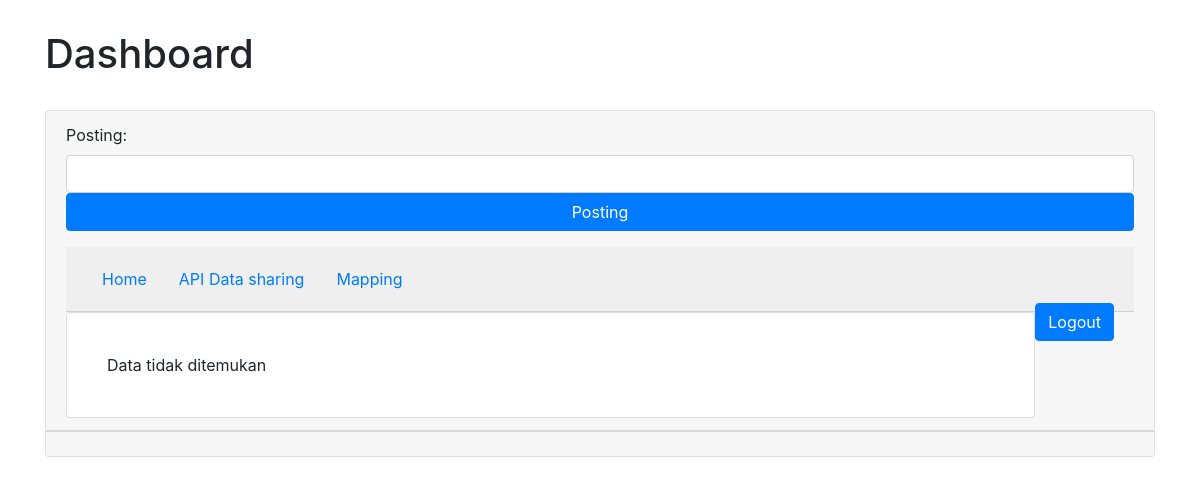
Page /dashboard/ on the earlier database version.
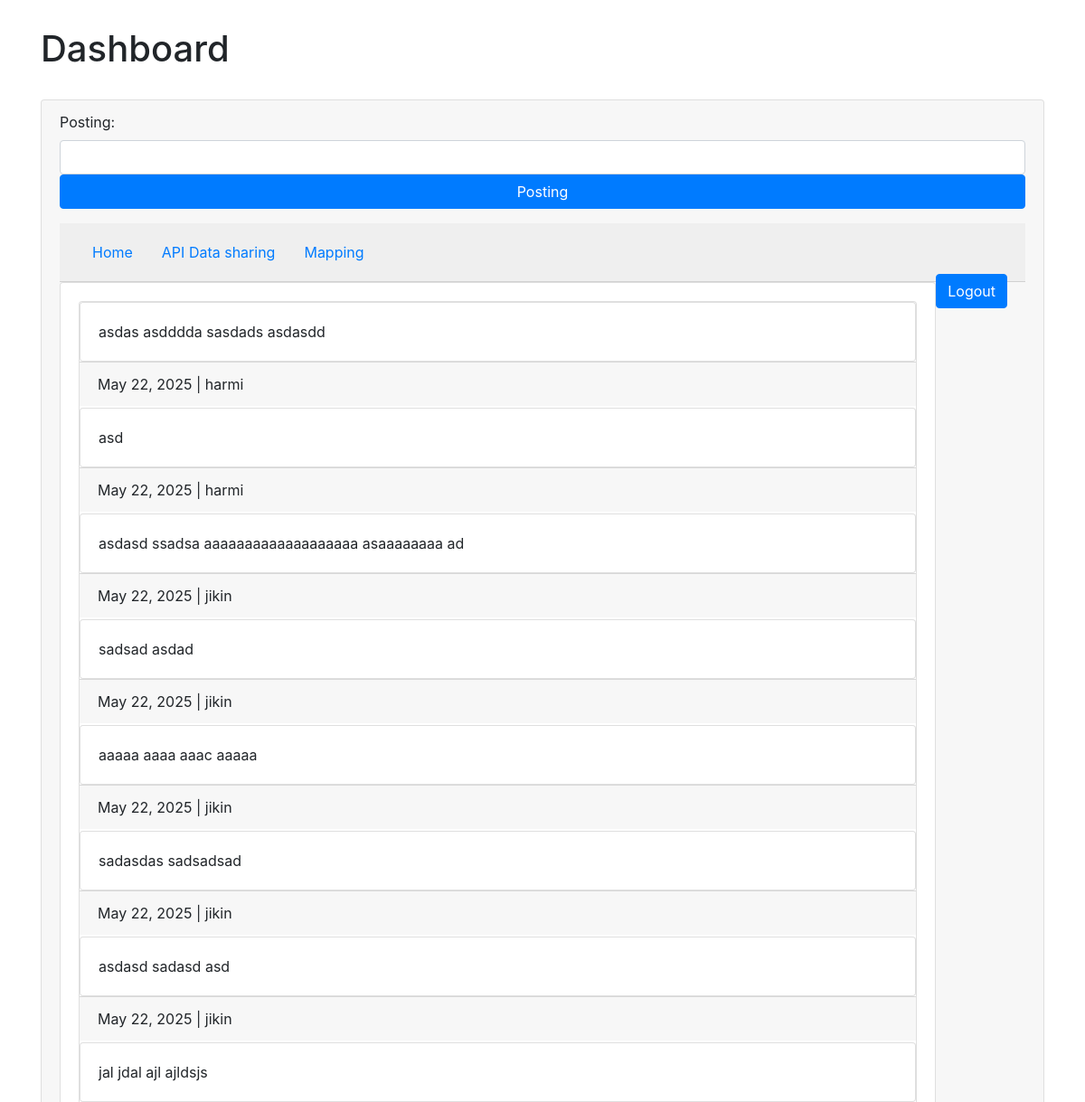
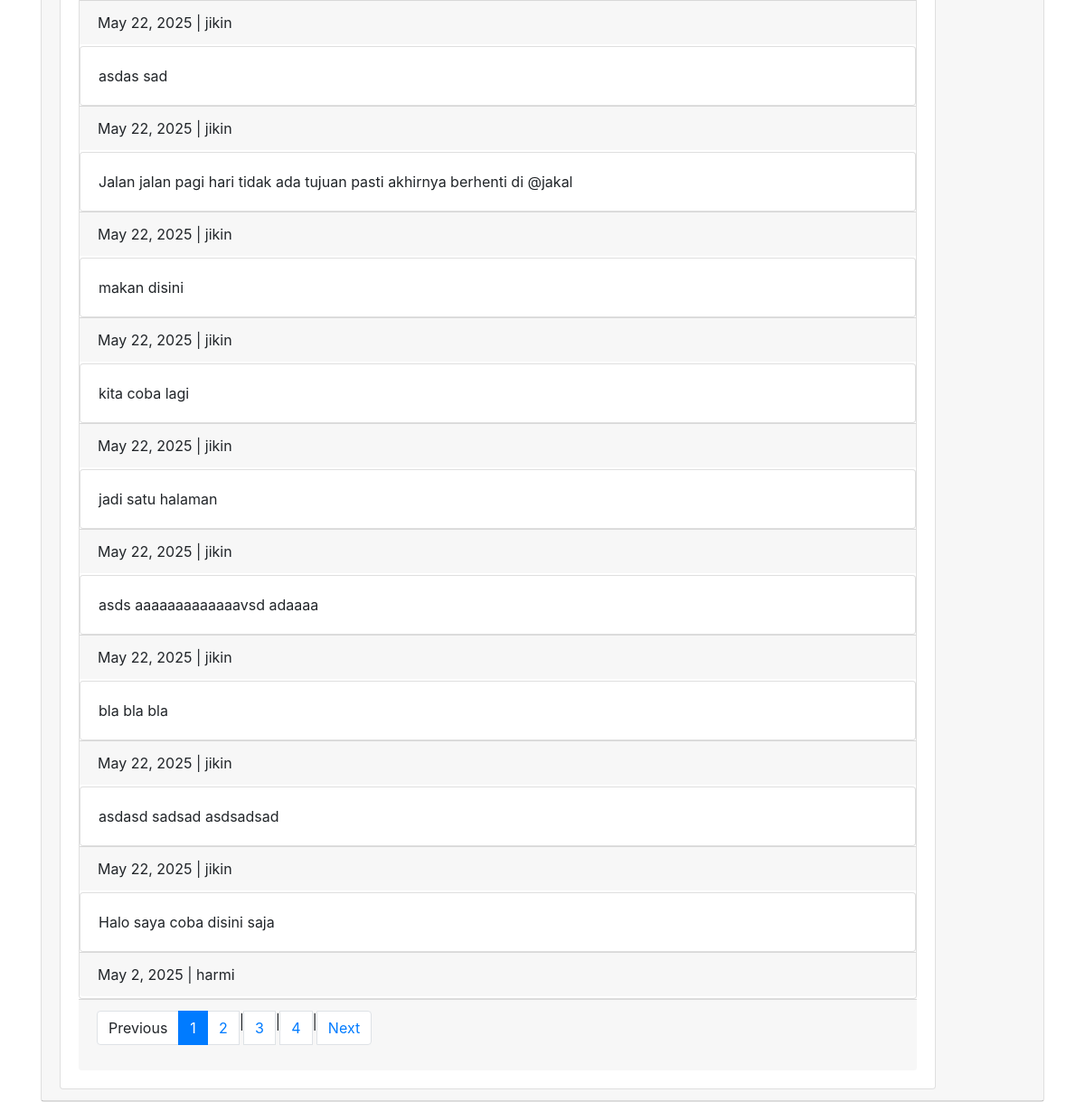
Same page on the later database version (2 pictures, top to bottom).
### dashboard/models.py (models this page shows)
class Dashboard(models.Model):
    posting = models.CharField(max_length=140)
    username = models.CharField(max_length=20)
    location = models.CharField()
    datecreate = models.DateField()
    created_at = models.DateTimeField(auto_now_add=True)
    updated_at = models.DateTimeField(auto_now=True)
    class Meta:
        db_table = "dashboard"

### dashboard/views.py (the view)
# urls.py: path('', index_view, name='index'),
def index_view(request):
    dashboards = Dashboard.objects.all().order_by('-id')
    paginator = Paginator(dashboards, 5)
    page = request.GET.get('page', 1)
    try:
        posts = paginator.page(page)
    except PageNotAnInteger:
        posts = paginator.page(1)
    except EmptyPage:
        posts = paginator.page(paginator.num_pages)
    if request.method == 'POST':
        form = DashboardForm(request.POST,initial={'username':request.user.username})
        if form.is_valid():
            new_task = DashboardForm(request.POST)
            new_task.username = request.user.username
            new_task.save()
            messages.success(request, 'Posting anda sukses.')
            return redirect('dashboard:index')
    else:
        form = DashboardForm(initial={'username':request.user.username})
    data = {
        'data': dashboards,
        'form':form,
        'post':posts
    }
    return render(request, 'dashboard/index.html', data)

### dashboard/forms.py
class DashboardForm(ModelForm):
    class Meta:
        model = Dashboard
        fields = ('posting', 'datecreate', 'location','username')
        labels = {
            'posting': _('Posting'),
            'datecreate': _('Tanggal'),
            'location': _('Lokasi')
        }
        error_messages = {
            'posting': {
                'required': _("Harus diisi!!"),
            },
        }
        widgets ={
            'posting': forms.TextInput(attrs={'class':"form-control"}),
            'username': forms.HiddenInput(),
            'location': forms.HiddenInput(attrs={"value":"@here"}),
            'datecreate':forms.HiddenInput(attrs={"value": datetime.date.today().strftime("%Y-%m-%d")})
        }

### dashboard/templates/dashboard/index.html (shortened to what this page needs)
<!doctype html>
<html lang="en">
  <head>
    <link rel="stylesheet" href="https://maxcdn.bootstrapcdn.com/bootstrap/4.0.0/css/bootstrap.min.css">
  </head>
  <body>
    <div class="container">
      <h1>Dashboard</h1>
      <br>
<div class="card">
    <div class="card-header">
         {% load widget_tweaks %}
                        <form method="post" id="postForm"class="needs-validation {% if form.errors %}was-validated{% endif %}" novalidate>
	<div class="form-row">
		<div class="col form-group">
              {{ form }}
        <button type="submit" class="btn btn-primary btn-block"> Posting  </button>
    </div>
</form>
    </div>
<div class="card-header">
            <ul class="nav">
  <li class="nav-item">
    <a class="nav-link active" href="{% url 'dashboard:home' %}">Home</a>
  </li>
  <li class="nav-item">
    <a class="nav-link" href="api">API Data sharing</a>
  </li>
  <li class="nav-item">
    <a class="nav-link" href="{%  url 'mapping:map'  %}">Mapping</a>
  </li>
</ul>
 <form action="{% url 'logout' %}" method="post">
    <button type="submit"  class="float-right btn btn-primary mt-1">Logout</button>
</form>
</div>
    <div class="card card-body">
        {% if data %}
        <div class="card">
            {% for dashboard in data %}
            <div class=" card card-body">
             {{  dashboard.posting }}<br>
        </div>
        <div class=" card-footer" style="margin-bottom: 2px;">{{ dashboard.datecreate }} | {{ dashboard.username }}</div>
         {% endfor %}
          {% else %}
          <div class="card-body">
           Data tidak ditemukan
        </div>
           </div>
          {% endif %}
    </div>
    <div class="card-footer">
  {% if post.has_other_pages %}
        <nav aria-label="Page navigation example">
  <ul class="pagination">
     {% if post.has_previous %}
    <li class="page-item"><a class="page-link" href="?page={{ post.previous_page_number }}">Previous</a></li>
    {% else %}
    <li class="page-item"><a class="page-link disabled">Previous</a></li>
       {% endif %}
           {% for i in post.paginator.page_range %}
            {% if post.number == i %}
           <li class="active page-item"><a class="page-link disabled">{{ i }}</a></li>
            {% else %}
        <li class="page-item"><a class="page-link"href="?page={{ i }}">{{ i }}</a></li> |
      {% endif %}
    {% endfor %}
    {% if post.has_next %}
       <li class="page-item"><a class="page-link" href="?page={{ post.next_page_number }}">Next</a></li>
    {% else %}
     <li class="page-item"><a class="page-link disabled" href="#">Next</a></li>
    {% endif %}
  </ul>
  </nav>
{% endif %}
    </div>
</div>
  </div>
  </body>
</html>

### dashboard/templates/dashboard/index.html (style rules this page uses)
body { margin-top: 30px; }

Differences in the rows shown:
added Dashboard: posting "asdas asdddda sasdads asdasdd", datecreate "May 22, 2025", username "harmi"
added Dashboard: posting "asd", datecreate "May 22, 2025", username "harmi"
added Dashboard: posting "asdasd ssadsa aaaaaaaaaaaaaaaaaaa asaaaaaaaa ad", datecreate "May 22, 2025", username "jikin"
added Dashboard: posting "sadsad asdad", datecreate "May 22, 2025", username "jikin"
added Dashboard: posting "aaaaa aaaa aaac aaaaa", datecreate "May 22, 2025", username "jikin"
added Dashboard: posting "sadasdas sadsadsad", datecreate "May 22, 2025", username "jikin"
added Dashboard: posting "asdasd sadasd asd", datecreate "May 22, 2025", username "jikin"
added Dashboard: posting "jal jdal ajl ajldsjs", datecreate "May 22, 2025", username "jikin"
added Dashboard: posting "asdas sad", datecreate "May 22, 2025", username "jikin"
added Dashboard: posting "Jalan jalan pagi hari tidak ada tujuan pasti akhirnya berhenti di @jakal", datecreate "May 22, 2025", username "jikin"
added Dashboard: posting "makan disini", datecreate "May 22, 2025", username "jikin"
added Dashboard: posting "kita coba lagi", datecreate "May 22, 2025", username "jikin"
added Dashboard: posting "jadi satu halaman", datecreate "May 22, 2025", username "jikin"
added Dashboard: posting "asds aaaaaaaaaaaaavsd adaaaa", datecreate "May 22, 2025", username "jikin"
added Dashboard: posting "bla bla bla", datecreate "May 22, 2025", username "jikin"
added Dashboard: posting "asdasd sadsad asdsadsad", datecreate "May 22, 2025", username "jikin"
added Dashboard: posting "Halo saya coba disini saja", datecreate "May 2, 2025", username "harmi"
Other differences:
text no longer shown: "Data tidak ditemukan"
text now shown: "Previous Next"
new list line: "1"
new list line: "2 |"
new list line: "3 |"
new list line: "4 |"
